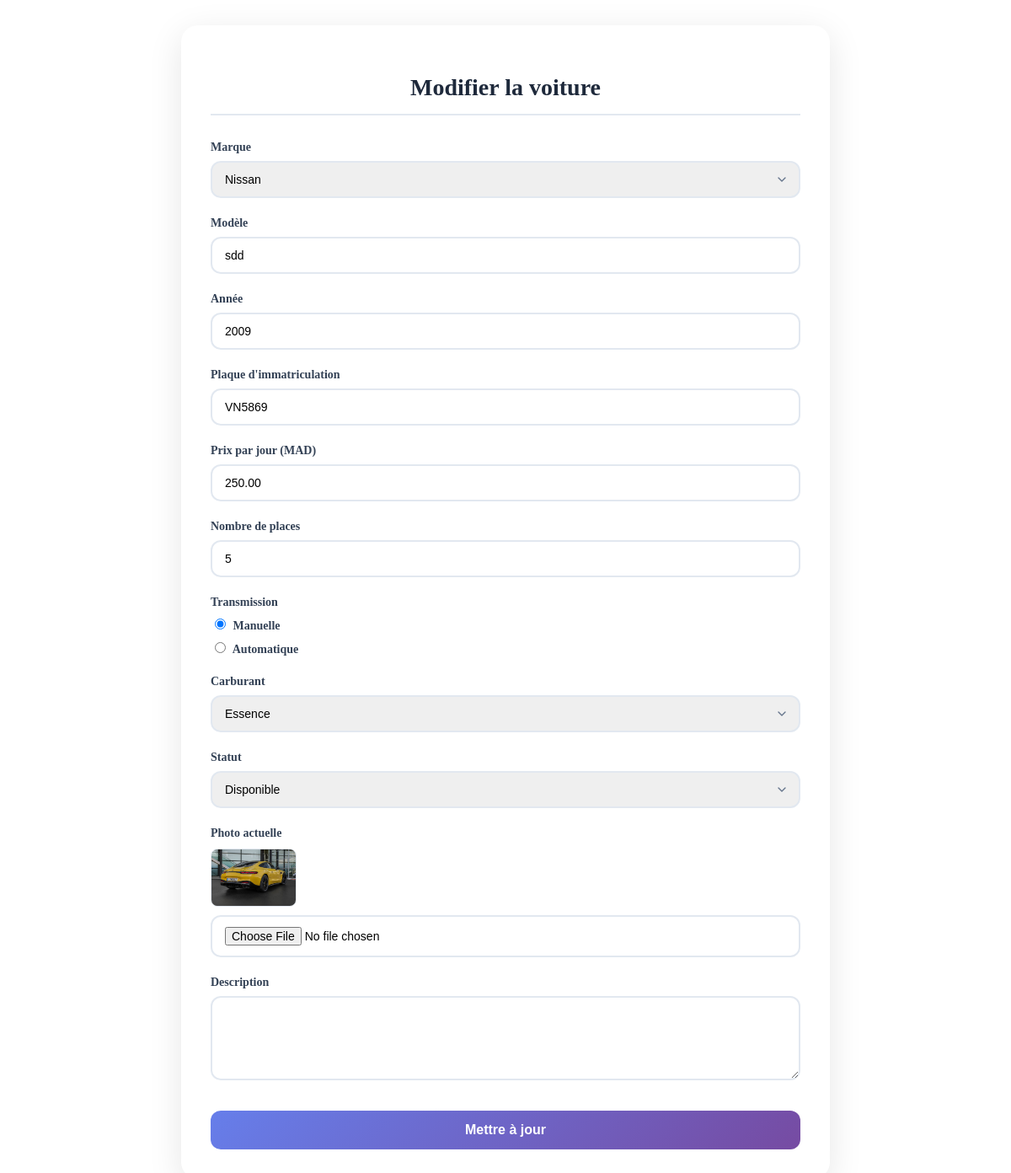
The app's page /editcar.php?id=8 (signed in) with its own data.
### tables this page shows
CREATE TABLE `cars` (
  `id` int(11) NOT NULL,
  `brand_id` int(11) DEFAULT NULL,
  `model` varchar(50) NOT NULL,
  `year` int(11) NOT NULL,
  `license_plate` varchar(20) NOT NULL,
  `price_per_day` decimal(10,2) NOT NULL,
  `status` enum('available','rented','maintenance') DEFAULT 'available',
  `photo` varchar(255) DEFAULT NULL,
  `description` text DEFAULT NULL,
  `seats` int(11) DEFAULT 5,
  `transmission` enum('manual','automatic') DEFAULT 'manual',
  `fuel_type` enum('petrol','diesel','electric','hybrid') DEFAULT 'petrol',
  `created_at` timestamp NOT NULL DEFAULT current_timestamp()
);

### editcar.php (the view, shortened to what this page needs)
<!DOCTYPE html>
<?php
require 'dbconnection.php';
$car_id = $_GET['id'];
$query = "SELECT c.*, b.name as brand_name
          FROM cars c
          LEFT JOIN brands b ON c.brand_id = b.id
          WHERE c.id = $car_id";
$result = mysqli_query($connection, $query);
$car = mysqli_fetch_array($result);
?>
<html lang="en">
<head>
    <link rel="stylesheet" type="text/css" href="cssfiles/editcar.css"/>
</head>
<body>
    <div class="form-container">
        <h2>Modifier la voiture</h2>
        <form action="updatecar.php" method="post" enctype="multipart/form-data">
            <div class="form-group">
                <label>Marque</label>
                <select name="brand_id" required>
                    <?php
                    $brands = mysqli_query($connection, "SELECT id, name FROM brands ORDER BY name");
                    while($brand = mysqli_fetch_array($brands)) {
                        $selected = ($brand['id'] == $car['brand_id']) ? 'selected' : '';
                        echo "<option value='{$brand['id']}' $selected>{$brand['name']}</option>";
                    }
                    ?>
                </select>
            </div>
            <div class="form-group">
                <label>Modèle</label>
                <input type="text" name="model" value="<?php echo $car['model']; ?>" required>
            </div>
            <div class="form-group">
                <label>Année</label>
                <input type="number" name="year" value="<?php echo $car['year']; ?>" required>
            </div>
            <div class="form-group">
                <label>Plaque d'immatriculation</label>
                <input type="text" name="license_plate" value="<?php echo $car['license_plate']; ?>" required>
            </div>
            <div class="form-group">
                <label>Prix par jour (MAD)</label>
                <input type="number" step="0.01" name="price_per_day" value="<?php echo $car['price_per_day']; ?>" required>
            </div>
            <div class="form-group">
                <label>Nombre de places</label>
                <input type="number" name="seats" value="<?php echo $car['seats']; ?>" min="2" max="9">
            </div>
            <div class="form-group">
                <label>Transmission</label>
                <label><input type="radio" name="transmission" value="manual" <?php echo $car['transmission']=='manual'?'checked':''; ?>> Manuelle</label>
                <label><input type="radio" name="transmission" value="automatic" <?php echo $car['transmission']=='automatic'?'checked':''; ?>> Automatique</label>
            </div>
            <div class="form-group">
                <label>Carburant</label>
                <select name="fuel_type">
                    <option value="petrol" <?php echo $car['fuel_type']=='petrol'?'selected':''; ?>>Essence</option>
                </select>
            </div>
            <div class="form-group">
                <label>Statut</label>
                <select name="status">
                    <option value="available" <?php echo $car['status']=='available'?'selected':''; ?>>Disponible</option>
                </select>
            </div>
            <div class="form-group">
                <label>Photo actuelle</label>
                <?php if($car['photo']): ?>
                    <img src="<?php echo $car['photo']; ?>" width="100">
                <?php endif; ?>
                <input type="file" name="photo" accept="image/*">
            </div>
            <div class="form-group">
                <label>Description</label>
                <textarea name="description" rows="4"><?php echo $car['description']; ?></textarea>
            </div>
            <button type="submit">Mettre à jour</button>
        </form>
    </div>
</body>
</html>

### cssfiles/editcar.css (style rules this page uses)
.form-container { max-width: 700px; margin: 30px auto; background: white; padding: 35px; border-radius: 20px; box-shadow: 0 10px 40px rgba(0,0,0,0.1); animation: fadeIn 0.5s ease; }
.form-container h2 { text-align: center; color: #1e293b; margin-bottom: 30px; padding-bottom: 15px; border-bottom: 2px solid #e2e8f0; font-size: 28px; }
.form-group { margin-bottom: 22px; }
.form-group label { display: block; margin-bottom: 8px; font-weight: 600; color: #334155; font-size: 14px; }
.form-group input, .form-group select, .form-group textarea { width: 100%; padding: 12px 15px; border: 2px solid #e2e8f0; border-radius: 12px; font-size: 14px; transition: all 0.3s; box-sizing: border-box; }
.form-group input[type="radio"] { width: auto; margin-right: 5px; }
.form-group label input[type="radio"] { width: auto; }
.form-group img { display: block; margin-top: 10px; margin-bottom: 10px; border-radius: 8px; border: 1px solid #e2e8f0; }
textarea { resize: vertical; min-height: 100px; }
select { appearance: none; background-repeat: no-repeat; background-position: right 12px center; background-size: 16px; }
button[type="submit"] { width: 100%; padding: 14px; background: linear-gradient(135deg, #667eea 0%, #764ba2 100%); color: white; border: none; border-radius: 12px; font-size: 16px; font-weight: 600; cursor: pointer; transition: all 0.3s; margin-top: 10px; }

### records on screen
cars: model "sdd", year "2009", license_plate "VN5869", price_per_day "250.00", seats "5", transmission "☑ Manuelle", transmission "☐ Automatique", fuel_type "Essence", status "Disponible", photo (picture)

### other values on screen
form field brand_id "Nissan"
